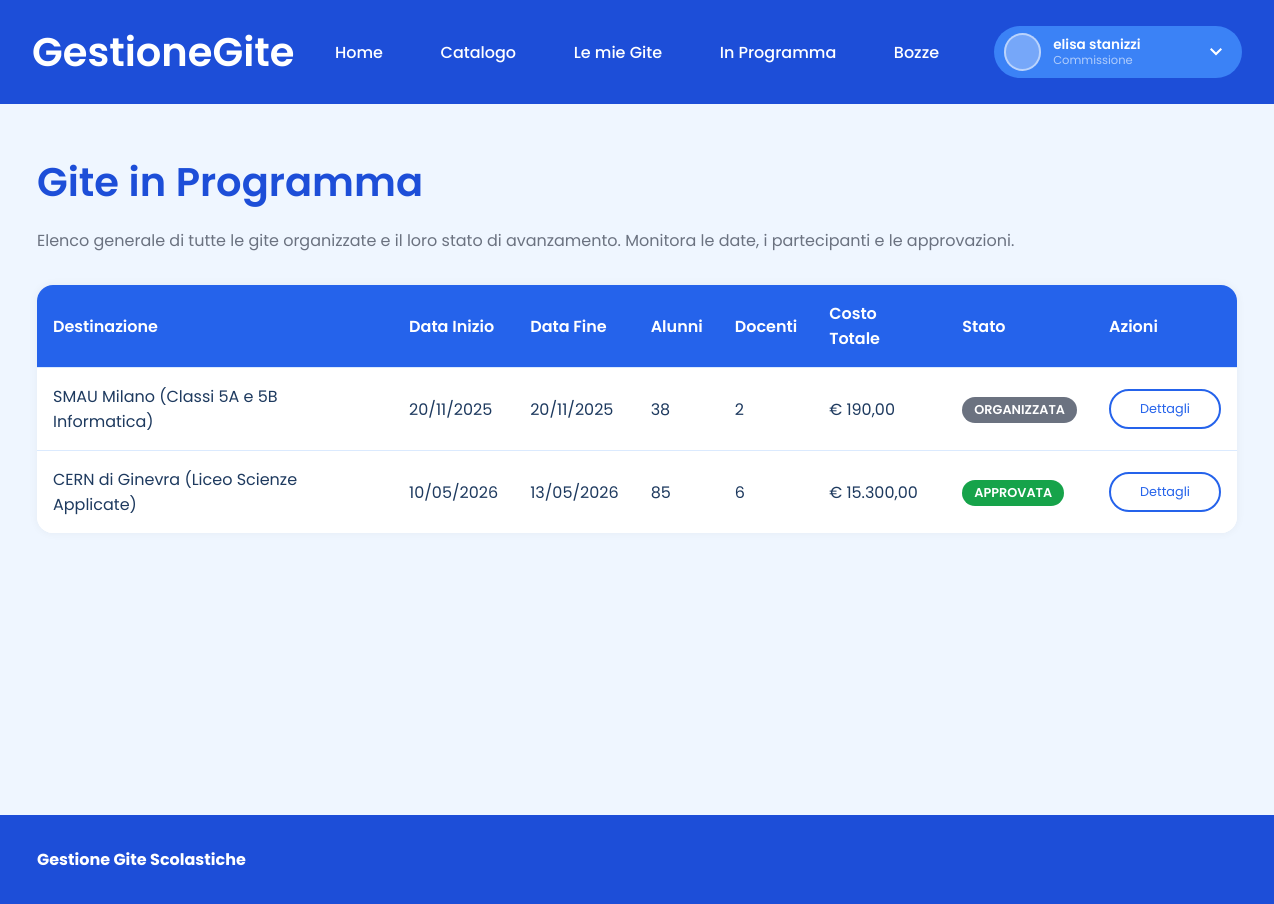
/inProgramma.php (signed in), run on the app's committed database.
### tables this page shows
CREATE TABLE `gitaorganizzata` (
  `IDGita` int(11) NOT NULL,
  `IDProposta` int(11) NOT NULL,
  `IDUtente` int(11) NOT NULL,
  `DataInizio` date NOT NULL,
  `DataFine` date NOT NULL,
  `NumAlunni` int(11) NOT NULL,
  `NumDocentiAccompagnatori` int(11) NOT NULL,
  `NumAlunniDisabili` int(11) NOT NULL DEFAULT 0,
  `CostoTot` decimal(10,2) NOT NULL,
  `IDStato` int(11) NOT NULL
);

CREATE TABLE `propostagita` (
  `IDProposta` int(11) NOT NULL,
  `Destinazione` varchar(100) NOT NULL,
  `MezzoDiTrasporto` varchar(50) NOT NULL,
  `Periodo` varchar(50) NOT NULL,
  `MinPartecipanti` int(11) NOT NULL,
  `MaxPartecipanti` int(11) NOT NULL,
  `Costo` decimal(10,2) NOT NULL,
  `IDUtente` int(11) NOT NULL
);

CREATE TABLE `statogita` (
  `IDStato` int(11) NOT NULL,
  `Stato` enum('Bozza','Inserita','Approvata','NonApprovata','Organizzata','Conclusa') NOT NULL
);

### inProgramma.php (the view, shortened to what this page needs)
<!DOCTYPE html>
<html lang="it">
<head>
    <link rel="stylesheet" href="style.css">
    <link rel="stylesheet" href="vetrina.css">
    <link rel="stylesheet" href="style_custom.css">
</head>
<body>
    <?php include('nav.php'); ?>
    <div class="container">
        <main class="content home-padding">
            <div class="hero-section">
                <h2 style="margin-bottom: 1rem; color: var(--blue-700);">Gite in Programma</h2>
                <p>Elenco generale di tutte le gite organizzate e il loro stato di avanzamento. Monitora le date, i partecipanti e le approvazioni.</p>
            </div>
            <div class="table-section" style="margin-top: 2rem;">
                <div class="table-container">
                    <table>
                        <thead>
                            <tr>
                                <th>Destinazione</th>
                                <th>Data Inizio</th>
                                <th>Data Fine</th>
                                <th>Alunni</th>
                                <th>Docenti</th>
                                <th>Costo Totale</th>
                                <th>Stato</th>
                                <th>Azioni</th>
                            </tr>
                        </thead>
                        <tbody>
                            <?php
                                $query = "SELECT g.*, p.Destinazione, s.Stato FROM gitaorganizzata g JOIN propostagita p ON g.IDProposta = p.IDProposta JOIN statogita s ON g.IDStato = s.IDStato ORDER BY g.DataInizio ASC";
                                $risultato = mysqli_query($conn, $query);
                                if (mysqli_num_rows($risultato) > 0) {
                                    while ($row = mysqli_fetch_assoc($risultato)) {
                                        $dataInizio = date('d/m/Y', strtotime($row['DataInizio']));
                                        $dataFine = date('d/m/Y', strtotime($row['DataFine']));
                                        $classeBadge = 'badge-secondary';
                                        if ($row['Stato'] == 'Approvata') $classeBadge = 'badge-success';
                                        echo "<tr>";
                                        echo "<td>" . htmlspecialchars($row['Destinazione']) . "</td>";
                                        echo "<td>" . $dataInizio . "</td>";
                                        echo "<td>" . $dataFine . "</td>";
                                        echo "<td>" . $row['NumAlunni'] . "</td>";
                                        echo "<td>" . $row['NumDocentiAccompagnatori'] . "</td>";
                                        echo "<td>&euro; " . number_format($row['CostoTot'], 2, ',', '.') . "</td>";
                                        echo "<td><span class='badge $classeBadge'>" . htmlspecialchars($row['Stato']) . "</span></td>";
                                        echo "<td><button class='xs outline'>Dettagli</button></td>";
                                        echo "</tr>";
                                    }
                                } else {
                                    echo "<tr><td colspan='8' style='text-align:center;'>Nessuna gita in programma.</td></tr>";
                                }
                            ?>
                        </tbody>
                    </table>
                </div>
            </div>
        </main>
        <footer>
            <div class="footer-container">
                <div class="footer-left">
                    <p><strong>Gestione Gite Scolastiche</strong></p>
                </div>
            </div>
        </footer>
    </div>
</body>
</html>

### nav.php (shortened to what this page needs)
<?php
    $nome_utente = $_SESSION['username'] ?? 'Utente Sconosciuto';
    $ruolo = $_SESSION['ruolo'] ?? null;
?>
<header>
    <div class="header-container header-left" style="flex: 1; flex-basis: 0;">
        <h2>GestioneGite</h2>
    </div>
    <nav class="header-nav">
        <a href="index.php">Home</a>
        <?php if ($ruolo): ?>
            <a href="catalogo.php">Catalogo</a>
            <a href="mieGite.php">Le mie Gite</a>
            <a href="inProgramma.php">In Programma</a>
            <?php if ($ruolo == 2): ?>
                <a href="elencoBozze.php">Bozze</a>
            <?php endif; ?>
        <?php else: ?>
            <a href="login.php">Accedi</a>
            <a href="register.php">Registrati</a>
        <?php endif; ?>
    </nav>
    <div class="header-container header-right" style="flex: 1; flex-basis: 0; position: relative;">
        <?php if ($ruolo): ?>
            <div class="profile-container" id="pulsanteProfilo" onclick="toggleMenuTendina(event)">
                <div class="profile-picture"></div>
                <div class="profile-info">
                    <span class="user-name"><?php echo htmlspecialchars($nome_utente); ?></span>
                    <span class="user-role"><?php echo ($ruolo == 2) ? 'Commissione' : 'Docente'; ?></span>
                </div>
                <div class="profile-arrow" id="frecciaTendina">
                    <svg xmlns="http://www.w3.org/2000/svg" height="24" viewBox="0 -960 960 960" width="24" fill="white">
                        <path d="M480-345 240-585l56-56 184 184 184-184 56 56-240 240Z"/>
                    </svg>
                </div>
            </div>
        <?php endif; ?>
    </div>
</header>

### style.css (style rules this page uses)
:root { --blue-50: #EFF6FF; --blue-100: #DBEAFE; --blue-200: #BFDBFE; --blue-400: #60A5FA; --blue-500: #3B82F6; --blue-600: #2563EB; --blue-700: #1D4ED8; --blue-900: #1E3A5F; --color-primary: var(--blue-600); --color-primary-hover: var(--blue-700); --color-secondary: var(--blue-400); --color-accent: var(--blue-200); --color-surface: var(--blue-50); --color-surface-hover: var(--blue-100); --my-white: #ffffff; --my-white-h: var(--blue-100); --my-icy-blue: var(--blue-100); --my-blue: var(--blue-600); --my-dark-blue: var(--blue-900); --my-gray: #6B7280; --my-green: #16A34A; --my-red: #DC2626; --my-yellow: #EAB308; --my-background: var(--blue-50); --pro: var(--blue-400); --hex-dark-blue: var(--blue-700); --hex-red: #DC2626; --hex-orange: #F97316; --hex-yellow: #EAB308; --hex-dark-green: #16A34A; --hex-light-green: #86EFAC; --hex-light-blue: var(--blue-400); --hex-blue: var(--blue-600); --hex-purple: #7C3AED; --radius: 30px; --radius-1: 16px; --header-color: var(--blue-700); --header-color-hover: var(--blue-900); --footer-color: var(--blue-800, #1E40AF); --text-on-light: var(--blue-900); --text-on-primary: #ffffff; --link-color: var(--blue-600); --link-hover-color: var(--blue-700); --header-height: 6.5rem; margin: 0; padding: 0; font-family: 'Poppins', sans-serif; --h1: 3rem; --h2: 2.5rem; --h3: 2rem; --h4: 1.5rem; --p: 1rem; }
body { background: var(--my-background); color: var(--text-on-light); padding: 0; margin: 0; }
header { width: 100%; height: var(--header-height); background: var(--header-color); display: flex; align-items: center; }
footer { width: 100%; background: var(--blue-700); padding: 2rem 0; color: var(--text-on-primary); }
.footer-container { max-width: 1200px; margin: 0 auto; padding: 0 2rem; display: flex; justify-content: space-between; align-items: center; flex-wrap: wrap; gap: 1rem; }
.footer-left { display: flex; flex-direction: column; gap: 0.5rem; }
h1, h2, h3, h4, p, a { margin: 0; color: inherit; }
h2 { font-size: var(--h2); font-weight: 600; }
p, a { font-size: var(--p); font-weight: normal; }
a { color: var(--link-color); }
.header-left { margin-left: 2rem; display: flex; align-items: center; }
.header-right { margin-right: 2rem; display: flex; align-items: center; justify-content: flex-end; }
.container { width: 100%; top: var(--header-height); min-height: 100vh; display: flex; flex-direction: column; }
.content { flex-grow: 1; width: 100%; }

### style_custom.css (style rules this page uses)
header h2 { color: var(--my-white) !important; margin: 0; }
.header-nav a { color: var(--my-white) !important; text-decoration: none; font-weight: 500; }
.hero-section p { color: var(--my-gray) !important; }
.home-padding { padding: 3rem 2rem; max-width: 1200px; margin: 0 auto; }
.profile-info { display: flex; flex-direction: column; color: var(--my-white); justify-content: center; }
.user-name { font-size: 0.85rem; font-weight: 600; }
.user-role { font-size: 0.7rem; opacity: 0.8; }

### data on the page
gitaorganizzata: IDProposta.Destinazione "SMAU Milano (Classi 5A e 5B Informatica)", DataInizio "20/11/2025", DataFine "20/11/2025", NumAlunni "38", NumDocentiAccompagnatori "2", CostoTot "190,00", IDStato.Stato "ORGANIZZATA"
gitaorganizzata: IDProposta.Destinazione "CERN di Ginevra (Liceo Scienze Applicate)", DataInizio "10/05/2026", DataFine "13/05/2026", NumAlunni "85", NumDocentiAccompagnatori "6", CostoTot "15.300,00", IDStato.Stato "APPROVATA"

### other printed values
$nome_utente "elisa stanizzi"
